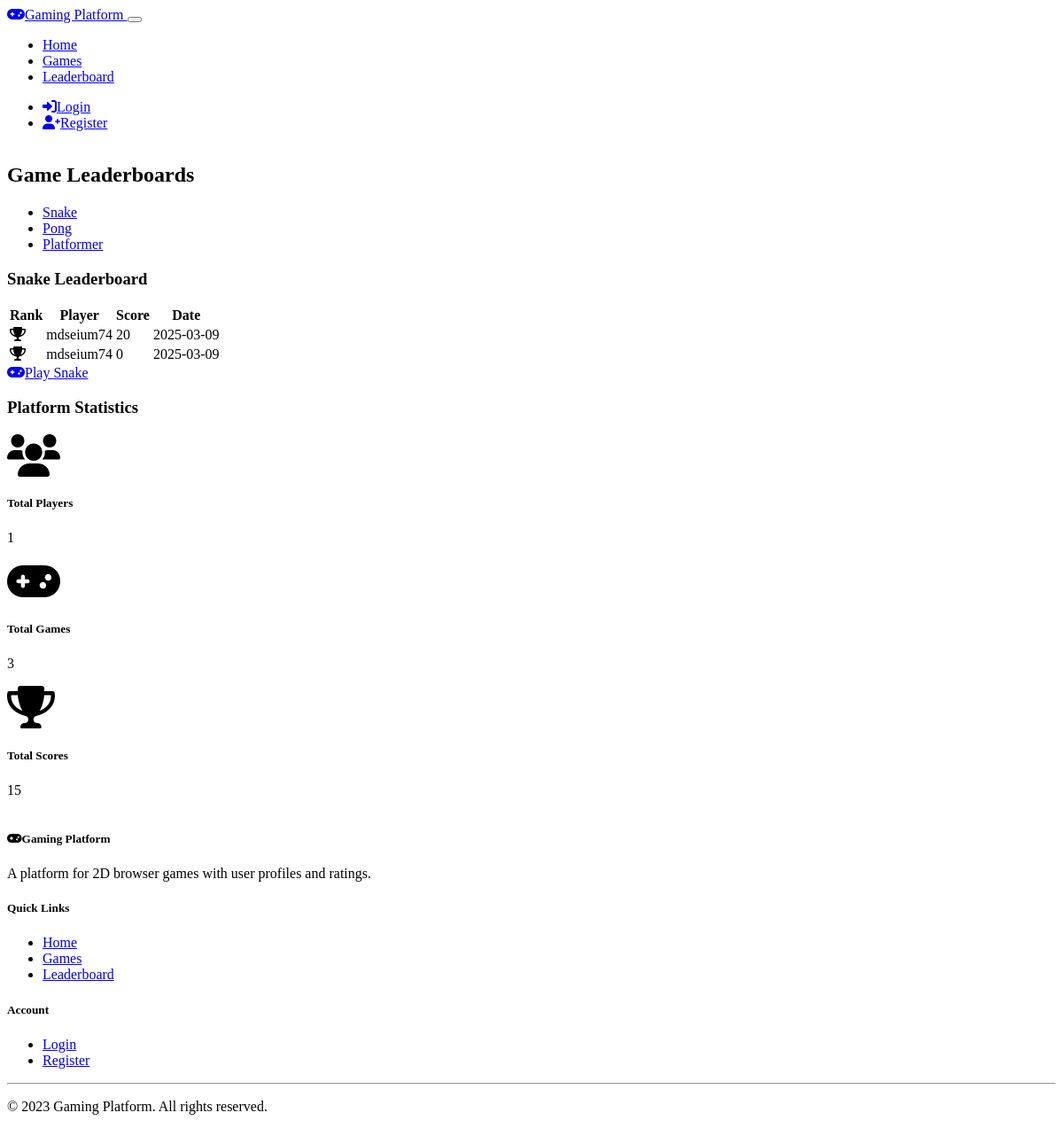
The page /leaderboard on the database as committed earlier.
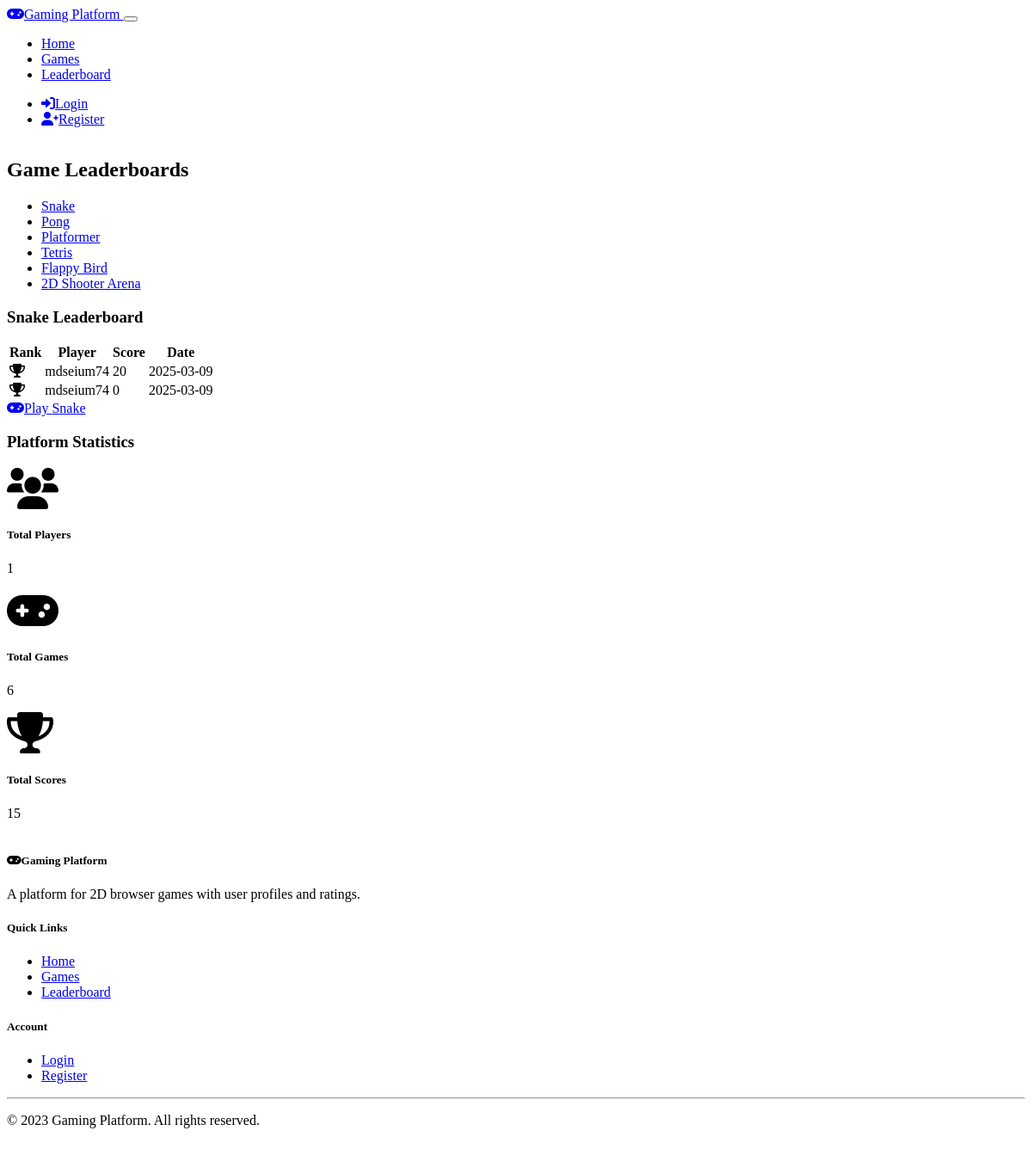
The same page on the database as committed later.
### models.py (models this page shows, shortened)
class Game(db.Model):
    id = db.Column(db.Integer, primary_key=True)
    title = db.Column(db.String(100), nullable=False)
    description = db.Column(db.Text, nullable=False)
    instructions = db.Column(db.Text, nullable=False)
    game_type = db.Column(db.String(50), nullable=False)
    scores = db.relationship('Score', backref='game', lazy='dynamic')
    ratings = db.relationship('Rating', backref='game', lazy='dynamic')
    comments = db.relationship('Comment', backref='game', lazy='dynamic')

class Score(db.Model):
    id = db.Column(db.Integer, primary_key=True)
    score = db.Column(db.Integer, nullable=False)
    date = db.Column(db.DateTime, default=datetime.utcnow)
    user_id = db.Column(db.Integer, db.ForeignKey('user.id'), nullable=False)
    game_id = db.Column(db.Integer, db.ForeignKey('game.id'), nullable=False)

class User(UserMixin, db.Model):
    id = db.Column(db.Integer, primary_key=True)
    username = db.Column(db.String(64), unique=True, nullable=False)
    email = db.Column(db.String(120), unique=True, nullable=False)
    password_hash = db.Column(db.String(256), nullable=False)
    date_joined = db.Column(db.DateTime, default=datetime.utcnow)
    scores = db.relationship('Score', backref='user', lazy='dynamic')
    ratings = db.relationship('Rating', backref='user', lazy='dynamic')
    comments = db.relationship('Comment', backref='user', lazy='dynamic')

### routes.py (the view)
    @app.route('/leaderboard')
    def leaderboard():
        games = Game.query.all()
        selected_game_id = request.args.get('game_id', type=int)
        if selected_game_id:
            selected_game = Game.query.get_or_404(selected_game_id)
            top_scores = Score.query.filter_by(game_id=selected_game_id).order_by(Score.score.desc()).limit(20).all()
        else:
            selected_game = games[0] if games else None
            top_scores = Score.query.filter_by(game_id=selected_game.id).order_by(Score.score.desc()).limit(20).all() if selected_game else []
        total_users = User.query.count()
        total_scores = Score.query.count()
        return render_template('leaderboard.html',
                               games=games,
                               selected_game=selected_game,
                               top_scores=top_scores,
                               total_users=total_users,
                               total_scores=total_scores)

### templates/leaderboard.html (shortened to what this page needs)
{% extends 'base.html' %}
{% block content %}
<div class="container">
    <div class="row mt-4">
        <div class="col-12">
            <h2 class="mb-4">Game Leaderboards</h2>
            <div class="card">
                <div class="card-header">
                    <ul class="nav nav-tabs card-header-tabs">
                        {% for game in games %}
                            <li class="nav-item">
                                <a class="nav-link {% if selected_game.id == game.id %}active{% endif %}"
                                   href="{{ url_for('leaderboard', game_id=game.id) }}">
                                    {{ game.title }}
                                </a>
                            </li>
                        {% endfor %}
                    </ul>
                </div>
                <div class="card-body">
                    {% if selected_game %}
                        <h3 class="mb-4">{{ selected_game.title }} Leaderboard</h3>
                        <div class="table-responsive">
                            <table class="table table-hover">
                                <thead>
                                    <tr>
                                        <th scope="col">Rank</th>
                                        <th scope="col">Player</th>
                                        <th scope="col">Score</th>
                                        <th scope="col">Date</th>
                                    </tr>
                                </thead>
                                <tbody>
                                    {% for score in top_scores %}
                                        <tr class="leaderboard-item {% if current_user.is_authenticated and score.user_id == current_user.id %}highlight-score{% endif %}">
                                            <td>
                                                {% if loop.index == 1 %}
                                                    <i class="fas fa-trophy text-warning"></i>
                                                {% elif loop.index == 2 %}
                                                    <i class="fas fa-trophy text-secondary"></i>
                                                {% elif loop.index == 3 %}
                                                    <i class="fas fa-trophy" style="color: #cd7f32;"></i>
                                                {% else %}
                                                    {{ loop.index }}
                                                {% endif %}
                                            </td>
                                            <td>{{ score.user.username }}</td>
                                            <td class="fw-bold">{{ score.score }}</td>
                                            <td>{{ score.date.strftime('%Y-%m-%d') }}</td>
                                        </tr>
                                    {% endfor %}
                                </tbody>
                            </table>
                        </div>
                        <div class="text-center mt-4">
                            <a href="{{ url_for('game', game_id=selected_game.id) }}" class="btn btn-primary">
                                <i class="fas fa-gamepad me-2"></i>Play {{ selected_game.title }}
                            </a>
                        </div>
                    {% else %}
                        <div class="alert alert-info">
                            No games available. Please check back later.
                        </div>
                    {% endif %}
                </div>
            </div>
        </div>
    </div>
    <div class="row mt-5">
        <div class="col-12">
            <h3 class="mb-4">Platform Statistics</h3>
            <div class="row g-4">
                <div class="col-md-4">
                    <div class="card text-center h-100">
                        <div class="card-body">
                            <i class="fas fa-users fa-3x text-primary mb-3"></i>
                            <h5 class="card-title">Total Players</h5>
                            <p class="card-text display-6">{{ total_users }}</p>
                        </div>
                    </div>
                </div>
                <div class="col-md-4">
                    <div class="card text-center h-100">
                        <div class="card-body">
                            <i class="fas fa-gamepad fa-3x text-primary mb-3"></i>
                            <h5 class="card-title">Total Games</h5>
                            <p class="card-text display-6">{{ games|length }}</p>
                        </div>
                    </div>
                </div>
                <div class="col-md-4">
                    <div class="card text-center h-100">
                        <div class="card-body">
                            <i class="fas fa-trophy fa-3x text-primary mb-3"></i>
                            <h5 class="card-title">Total Scores</h5>
                            <p class="card-text display-6">{{ total_scores }}</p>
                        </div>
                    </div>
                </div>
            </div>
        </div>
    </div>
</div>
{% endblock %}

### templates/base.html (shortened to what this page needs)
<!DOCTYPE html>
<html lang="en" data-bs-theme="dark">
<head>
    <link href="https://cdn.replit.com/agent/bootstrap-agent-dark-theme.min.css" rel="stylesheet">
    <link rel="stylesheet" href="https://cdnjs.cloudflare.com/ajax/libs/font-awesome/6.0.0/css/all.min.css">
    <link rel="stylesheet" href="{{ url_for('static', filename='css/style.css') }}">
</head>
<body>
    <nav class="navbar navbar-expand-lg navbar-dark bg-dark">
        <div class="container">
            <a class="navbar-brand" href="{{ url_for('index') }}">
                <i class="fas fa-gamepad me-2"></i>Gaming Platform
            </a>
            <button class="navbar-toggler" type="button" data-bs-toggle="collapse" data-bs-target="#navbarNav" aria-controls="navbarNav" aria-expanded="false" aria-label="Toggle navigation">
            </button>
            <div class="collapse navbar-collapse" id="navbarNav">
                <ul class="navbar-nav me-auto">
                    <li class="nav-item">
                        <a class="nav-link {% if request.path == url_for('index') %}active{% endif %}" href="{{ url_for('index') }}">Home</a>
                    </li>
                    <li class="nav-item">
                        <a class="nav-link {% if request.path == url_for('games_list') %}active{% endif %}" href="{{ url_for('games_list') }}">Games</a>
                    </li>
                    <li class="nav-item">
                        <a class="nav-link {% if request.path == url_for('leaderboard') %}active{% endif %}" href="{{ url_for('leaderboard') }}">Leaderboard</a>
                    </li>
                </ul>
                <ul class="navbar-nav">
                    {% if current_user.is_authenticated %}
                        <li class="nav-item">
                            <a class="nav-link {% if request.path == url_for('profile') %}active{% endif %}" href="{{ url_for('profile') }}">
                                <i class="fas fa-user me-1"></i>{{ current_user.username }}
                            </a>
                        </li>
                        <li class="nav-item">
                            <a class="nav-link" href="{{ url_for('logout') }}">
                                <i class="fas fa-sign-out-alt me-1"></i>Logout
                            </a>
                        </li>
                    {% else %}
                        <li class="nav-item">
                            <a class="nav-link {% if request.path == url_for('login') %}active{% endif %}" href="{{ url_for('login') }}">
                                <i class="fas fa-sign-in-alt me-1"></i>Login
                            </a>
                        </li>
                        <li class="nav-item">
                            <a class="nav-link {% if request.path == url_for('register') %}active{% endif %}" href="{{ url_for('register') }}">
                                <i class="fas fa-user-plus me-1"></i>Register
                            </a>
                        </li>
                    {% endif %}
                </ul>
            </div>
        </div>
    </nav>
    <main class="py-4">
        {% block content %}{% endblock %}
    </main>
    <footer class="bg-dark text-light py-4 mt-auto">
        <div class="container">
            <div class="row">
                <div class="col-md-6">
                    <h5><i class="fas fa-gamepad me-2"></i>Gaming Platform</h5>
                    <p>A platform for 2D browser games with user profiles and ratings.</p>
                </div>
                <div class="col-md-3">
                    <h5>Quick Links</h5>
                    <ul class="list-unstyled">
                        <li><a href="{{ url_for('index') }}" class="text-light">Home</a></li>
                        <li><a href="{{ url_for('games_list') }}" class="text-light">Games</a></li>
                        <li><a href="{{ url_for('leaderboard') }}" class="text-light">Leaderboard</a></li>
                    </ul>
                </div>
                <div class="col-md-3">
                    <h5>Account</h5>
                    <ul class="list-unstyled">
                        {% if current_user.is_authenticated %}
                            <li><a href="{{ url_for('profile') }}" class="text-light">Profile</a></li>
                            <li><a href="{{ url_for('logout') }}" class="text-light">Logout</a></li>
                        {% else %}
                            <li><a href="{{ url_for('login') }}" class="text-light">Login</a></li>
                            <li><a href="{{ url_for('register') }}" class="text-light">Register</a></li>
                        {% endif %}
                    </ul>
                </div>
            </div>
            <hr>
            <div class="row">
                <div class="col-12 text-center">
                    <p class="mb-0">&copy; 2023 Gaming Platform. All rights reserved.</p>
                </div>
            </div>
        </div>
    </footer>
</body>
</html>

### static/css/style.css (style rules this page uses)
body { min-height: 100vh; display: flex; flex-direction: column; }
main { flex: 1; }
.leaderboard-item { transition: background-color 0.2s ease; }

Rows that differ between the two databases and show on the page:
added Game: title "Tetris"
added Game: title "Flappy Bird"
added Game: title "2D Shooter Arena"
Other text that changed with them:
{{ games|length }}: "3" → "6"
